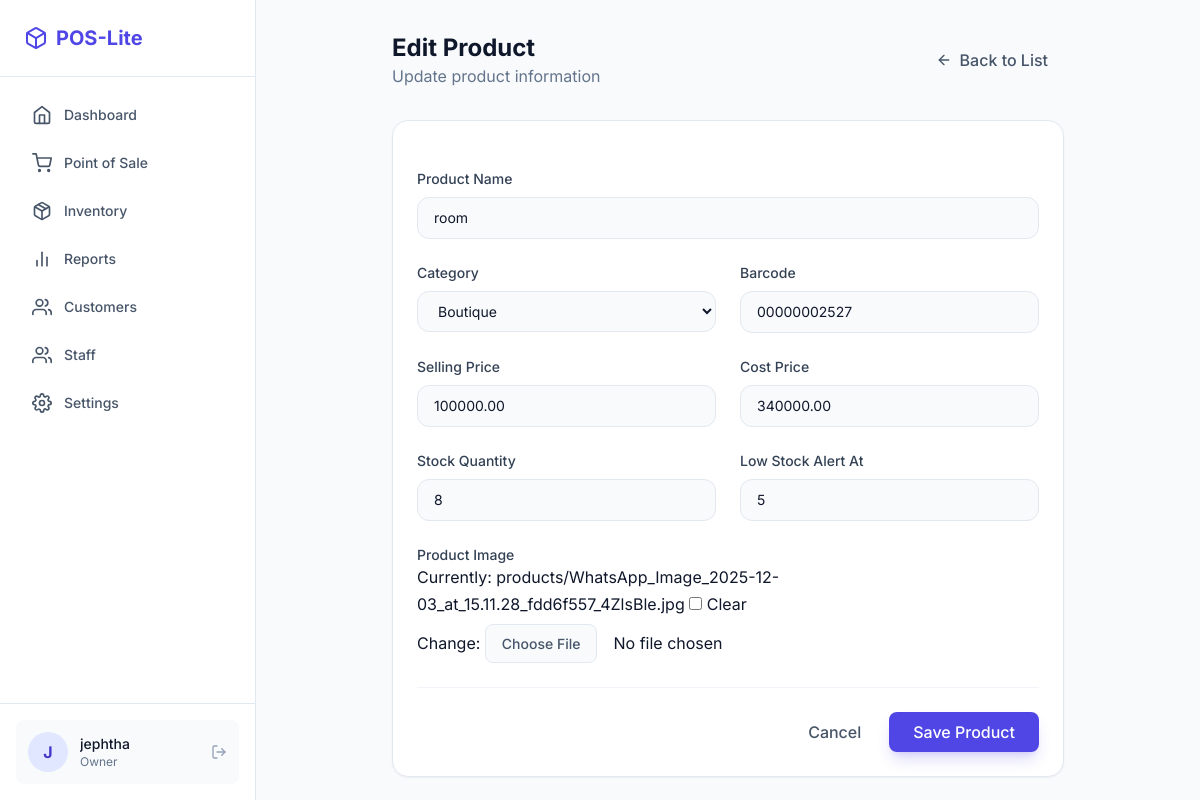
Before: /store/products/2/edit/ (signed in) with the older database file.
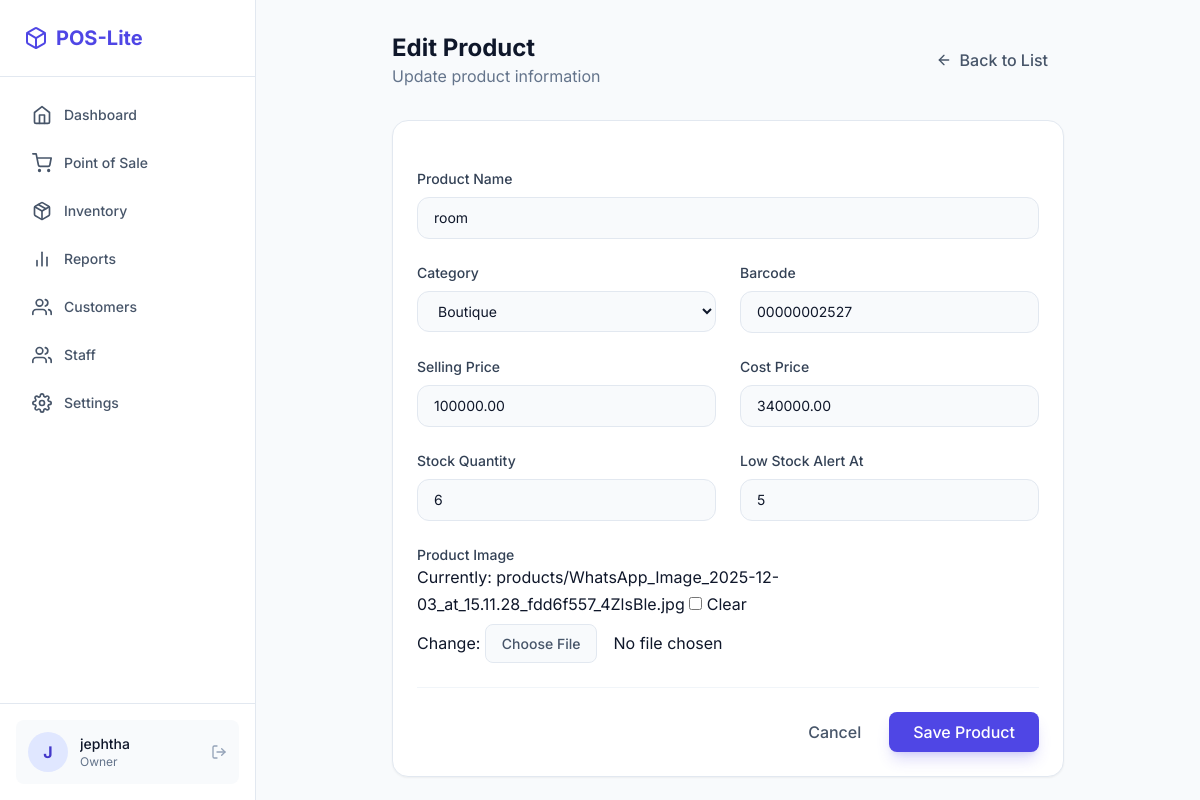
After: the same page with the newer database file.
### store/models.py (models this page shows, shortened)
class Product(models.Model):
    name = models.CharField(max_length=200)
    category = models.ForeignKey(Category, on_delete=models.SET_NULL, null=True, related_name='products')
    price = models.DecimalField(max_digits=10, decimal_places=2)
    cost_price = models.DecimalField(max_digits=10, decimal_places=2, default=0)
    stock_quantity = models.PositiveIntegerField(default=0)
    low_stock_threshold = models.PositiveIntegerField(default=5)
    barcode = models.CharField(max_length=100, blank=True, unique=True)
    image = models.ImageField(upload_to='products/', blank=True, null=True)
    created_at = models.DateTimeField(auto_now_add=True)
    updated_at = models.DateTimeField(auto_now=True)

### store/views.py (the view)
# urls.py: path('products/<int:pk>/edit/', views.product_update, name='product_update'),
@login_required
@owner_required
def product_update(request, pk):
    product = get_object_or_404(Product, pk=pk)
    if request.method == 'POST':
        form = ProductForm(request.POST, request.FILES, instance=product)
        if form.is_valid():
            form.save()
            messages.success(request, 'Product updated successfully!')
            return redirect('product_list')
    else:
        form = ProductForm(instance=product)
    return render(request, 'store/product_form.html', {'form': form, 'title': 'Edit Product'})

### store/forms.py
class ProductForm(forms.ModelForm):
    class Meta:
        model = Product
        fields = ['name', 'category', 'price', 'cost_price', 'stock_quantity', 'low_stock_threshold', 'barcode', 'image']
        widgets = {
            'name': forms.TextInput(attrs={'class': 'form-control'}),
            'category': forms.Select(attrs={'class': 'form-control'}),
            'price': forms.NumberInput(attrs={'class': 'form-control', 'step': '0.01'}),
            'cost_price': forms.NumberInput(attrs={'class': 'form-control', 'step': '0.01'}),
            'stock_quantity': forms.NumberInput(attrs={'class': 'form-control'}),
            'low_stock_threshold': forms.NumberInput(attrs={'class': 'form-control'}),
            'barcode': forms.TextInput(attrs={'class': 'form-control'}),
            'image': forms.ClearableFileInput(attrs={'class': 'form-control'}),
        }

### store/models.py (called while the page is built)
    def __str__(self):
        return self.name

### templates/store/product_form.html (shortened to what this page needs)
{% extends 'layouts/app.html' %}
{% block content %}
<div class="max-w-2xl mx-auto">
    <div class="hidden md:flex items-center justify-between mb-8">
        <div>
            <h1 class="text-2xl font-bold text-slate-900 dark:text-white">
                {% if form.instance.pk %}Edit Product{% else %}Add Product{% endif %}
            </h1>
            <p class="text-slate-500 dark:text-slate-400">
                {% if form.instance.pk %}Update product information{% else %}Add a new product to your inventory{% endif %}
            </p>
        </div>
        <a href="{% url 'product_list' %}" class="inline-flex items-center gap-2 px-4 py-2 text-slate-600 dark:text-slate-400 hover:bg-slate-100 dark:hover:bg-slate-800 rounded-lg font-medium transition-colors">
            <i data-feather="arrow-left" class="w-4 h-4"></i>
            Back to List
        </a>
    </div>
    <div class="bg-white dark:bg-slate-900 rounded-2xl border border-slate-200 dark:border-slate-800 shadow-sm p-6">
        <form method="post" enctype="multipart/form-data" class="space-y-6">
            <div class="grid grid-cols-1 md:grid-cols-2 gap-6">
                <div class="md:col-span-2 space-y-2">
                    <label for="{{ form.name.id_for_label }}" class="block text-sm font-medium text-slate-700 dark:text-slate-300">Product Name</label>
                    {{ form.name }}
                </div>
                <div class="space-y-2">
                    <label for="{{ form.category.id_for_label }}" class="block text-sm font-medium text-slate-700 dark:text-slate-300">Category</label>
                    {{ form.category }}
                </div>
                <div class="space-y-2">
                    <label for="{{ form.barcode.id_for_label }}" class="block text-sm font-medium text-slate-700 dark:text-slate-300">Barcode</label>
                    {{ form.barcode }}
                </div>
                <div class="space-y-2">
                    <label for="{{ form.price.id_for_label }}" class="block text-sm font-medium text-slate-700 dark:text-slate-300">Selling Price</label>
                    {{ form.price }}
                </div>
                <div class="space-y-2">
                    <label for="{{ form.cost_price.id_for_label }}" class="block text-sm font-medium text-slate-700 dark:text-slate-300">Cost Price</label>
                    {{ form.cost_price }}
                </div>
                <div class="space-y-2">
                    <label for="{{ form.stock_quantity.id_for_label }}" class="block text-sm font-medium text-slate-700 dark:text-slate-300">Stock Quantity</label>
                    {{ form.stock_quantity }}
                </div>
                <div class="space-y-2">
                    <label for="{{ form.low_stock_threshold.id_for_label }}" class="block text-sm font-medium text-slate-700 dark:text-slate-300">Low Stock Alert At</label>
                    {{ form.low_stock_threshold }}
                </div>
                <div class="md:col-span-2 space-y-2">
                    <label for="{{ form.image.id_for_label }}" class="block text-sm font-medium text-slate-700 dark:text-slate-300">Product Image</label>
                    {{ form.image }}
                </div>
            </div>
            <div class="flex items-center justify-end gap-3 pt-6 border-t border-slate-100 dark:border-slate-800">
                <a href="{% url 'product_list' %}" class="px-4 py-2 text-slate-600 dark:text-slate-400 hover:bg-slate-100 dark:hover:bg-slate-800 rounded-lg font-medium transition-colors">Cancel</a>
                <button type="submit" class="px-6 py-2 bg-primary-600 hover:bg-primary-700 text-white rounded-lg font-medium transition-colors shadow-lg shadow-primary-600/20">
                    Save Product
                </button>
            </div>
        </form>
    </div>
</div>
{% endblock %}

Changed rows visible on the page:
changed Product "room": stock_quantity "8" → "6"
